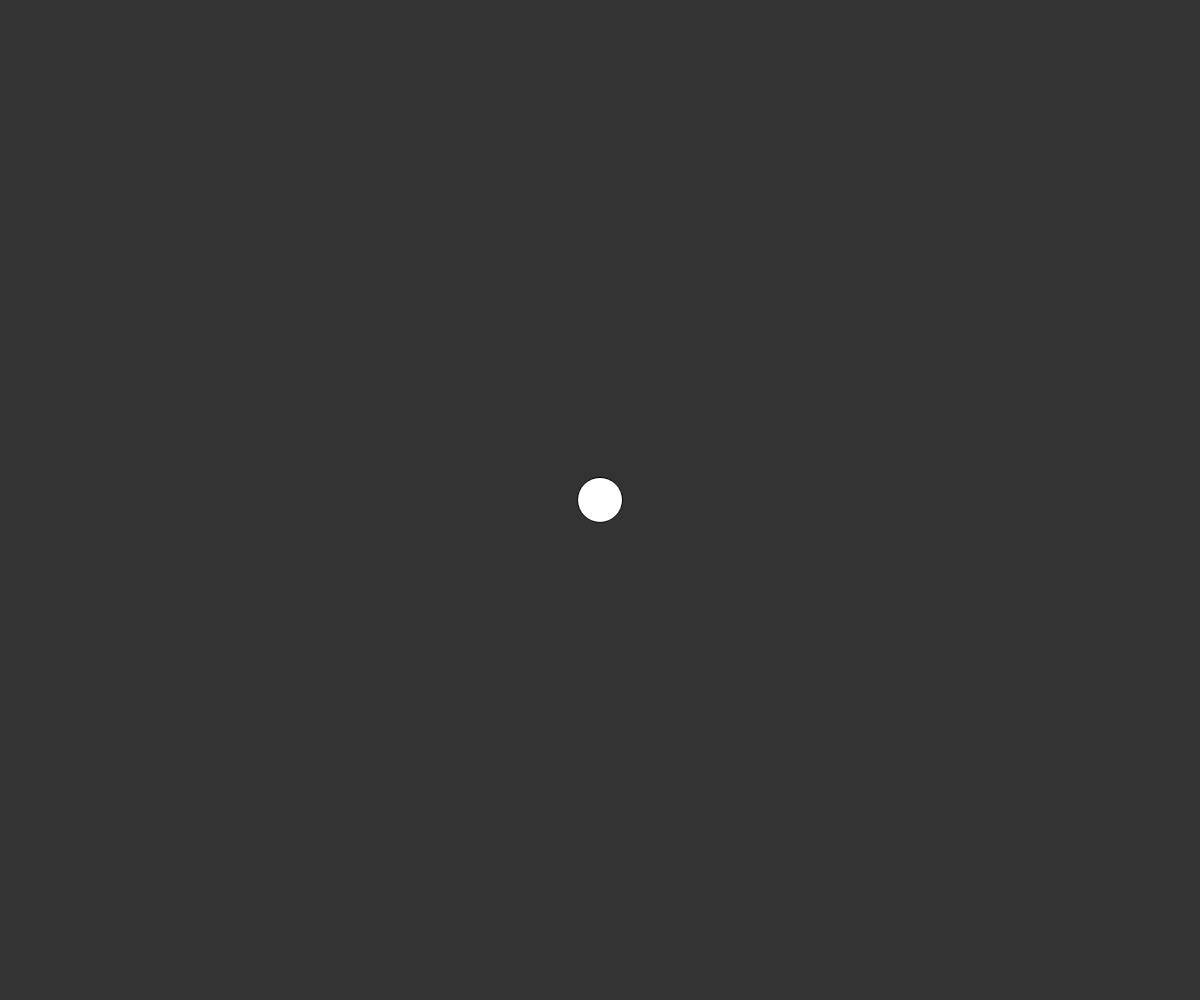
Frame 1 (no input)
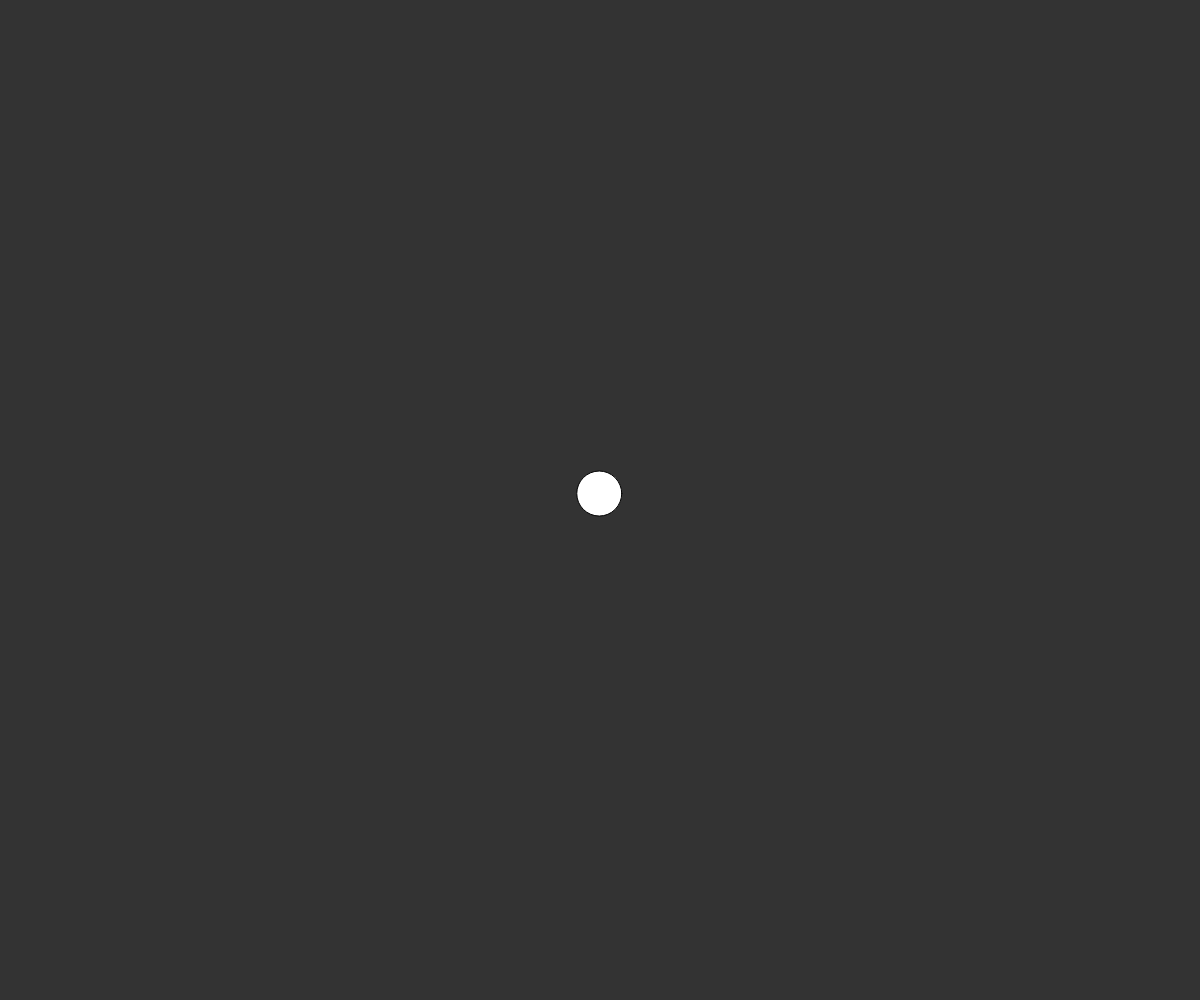
Frame 60 (no input)
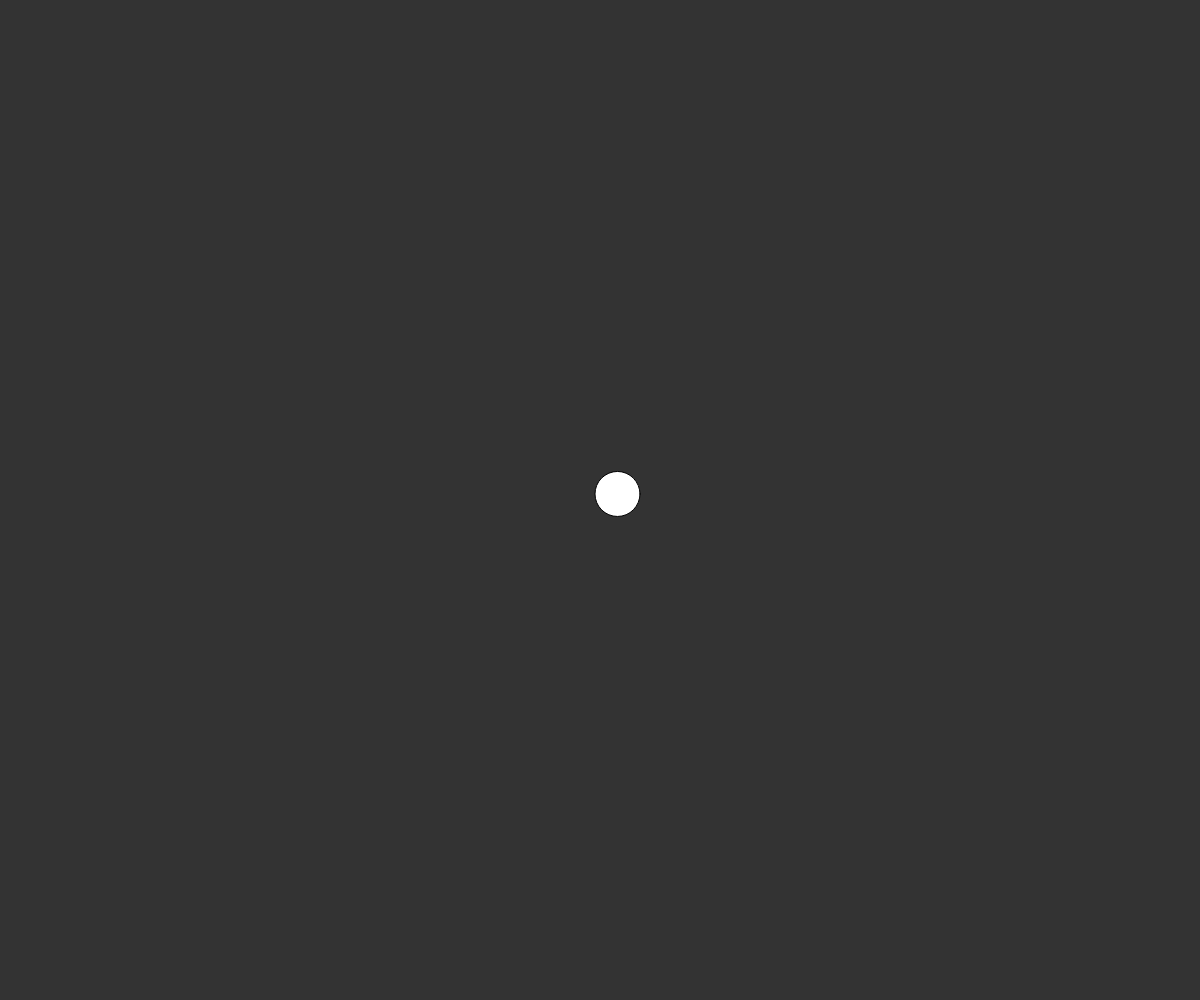
Frame 120 (the mouse pressed at the canvas centre since frame 60)

The p5.js sketch that drew these frames (run headless with seeded random() and noise() and a simulated clock; from frame 60 on, the mouse is pressed at the canvas centre):

// p5.js sketch
// ── sketch.js
var w;

function setup(){
  createCanvas(windowWidth, windowHeight);
  w = new Walker();
}

function draw(){
  background(51);
  w.update();
  w.display();
}

function Walker(){

  this.pos = createVector(width/2, height/2);
  // Position affected by Velocity
  this.vel = createVector(0, 0); // Initially 0


  this.update = function(){
    // Randomise Acceleration
    this.acc = createVector(random(-1, 1), random(-1, 1));
    // Scale the Acceleration down using mult
    // a.k.a reduce magnitude
    this.acc.mult(0.1);

    this.vel.add(this.acc);
    this.pos.add(this.vel);
  };

  this.display = function(){
    fill(255);
    ellipse(this.pos.x, this.pos.y, 45, 45);
  };

}

function windowResized() {
  resizeCanvas(windowWidth, windowHeight);
}
